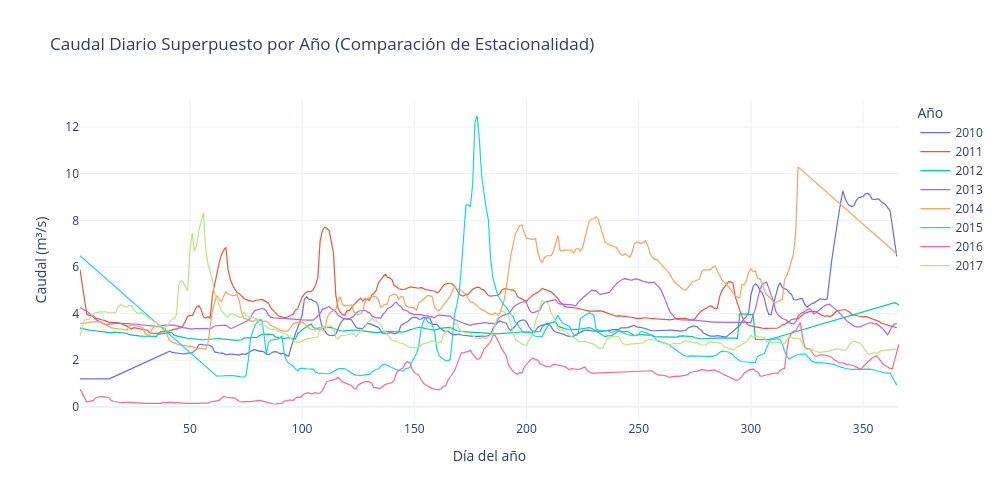

The notebook cell saved with this chart:
### Code cell
# =============================================================================
# CONCEPTO: Series anuales superpuestas — comparación de estacionalidad interanual
# -----------------------------------------------------------------------------
# Técnica de superposición por "día del año":
#   grupo_plot["DiaDelAnio"] = grupo_plot.index.dayofyear
#   → transforma el eje X de fechas absolutas a posición dentro del año (1–365)
#   → permite trazar todos los años sobre el mismo eje X para comparar la
#     forma de la curva estacional año a año
#
# df.groupby("Año") → itera sobre cada grupo (año, subDataFrame)
#   para i, (anio, grupo): desempaqueta el índice del grupo y el DataFrame
#
# Patrón de color por año:
#   colores_anio = px.colors.qualitative.Plotly
#   colores_anio[i % len(colores_anio)] → cicla sobre la paleta si hay más
#   años que colores disponibles (evita IndexError)
#
# go.Scatter por año → una traza por año = una línea en la leyenda
#   line=dict(width=1.2) → trazo delgado para distinguir múltiples años superpuestos
#
# Interpretación del gráfico:
#   - Si todas las líneas siguen trayectorias similares → estacionalidad estable
#   - Si una línea se aleja sistemáticamente → año atípico (El Niño, La Niña, dato inconsistente)
#   - La superposición visual complementa el gráfico de barras anuales
#
# CRITERIO DE USO: Indispensable en EDA de series hidro-meteorológicas para
# verificar que el patrón estacional es reproducible. Un año con forma muy
# distinta podría justificar excluirlo del entrenamiento o tratarlo con un
# modelo diferenciado.
# =============================================================================
# Series superpuestas por año para comparar estacionalidad interanual
fig = go.Figure()

colores_anio = px.colors.qualitative.Plotly
for i, (anio, grupo) in enumerate(df.groupby("Año")):
    # Normalizar al día del año para superponer
    grupo_plot = grupo.copy()
    grupo_plot["DiaDelAnio"] = grupo_plot.index.dayofyear
    fig.add_trace(go.Scatter(
        x=grupo_plot["DiaDelAnio"], y=grupo_plot["Caudal"],
        mode="lines", name=str(anio),
        line=dict(width=1.2, color=colores_anio[i % len(colores_anio)]),
    ))

fig.update_layout(
    title="Caudal Diario Superpuesto por Año (Comparación de Estacionalidad)",
    xaxis_title="Día del año", yaxis_title="Caudal (m³/s)",
    width=1000, height=500,
    hovermode="x unified",
    legend_title="Año",
)
fig.show()

### Figure 1 — Plotly figure (JSON) as saved in the notebook; plotly's stock layout.template omitted (floating-point values rounded to 4 significant figures; data arrays with more than 128 entries replaced by an {"elided": "..."} marker saying what was removed)
{"data": [{"line": {"color": "#636EFA", "width": 1.2}, "mode": "lines", "name": "2010", "type": "scatter", "x": {"elided": "365 int values"}, "y": {"elided": "365 float values"}}, {"line": {"color": "#EF553B", "width": 1.2}, "mode": "lines", "name": "2011", "type": "scatter", "x": {"elided": "365 int values"}, "y": {"elided": "365 float values"}}, {"line": {"color": "#00CC96", "width": 1.2}, "mode": "lines", "name": "2012", "type": "scatter", "x": {"elided": "366 int values"}, "y": {"elided": "366 float values"}}, {"line": {"color": "#AB63FA", "width": 1.2}, "mode": "lines", "name": "2013", "type": "scatter", "x": {"elided": "365 int values"}, "y": {"elided": "365 float values"}}, {"line": {"color": "#FFA15A", "width": 1.2}, "mode": "lines", "name": "2014", "type": "scatter", "x": {"elided": "365 int values"}, "y": {"elided": "365 float values"}}, {"line": {"color": "#19D3F3", "width": 1.2}, "mode": "lines", "name": "2015", "type": "scatter", "x": {"elided": "365 int values"}, "y": {"elided": "365 float values"}}, {"line": {"color": "#FF6692", "width": 1.2}, "mode": "lines", "name": "2016", "type": "scatter", "x": {"elided": "366 int values"}, "y": {"elided": "366 float values"}}, {"line": {"color": "#B6E880", "width": 1.2}, "mode": "lines", "name": "2017", "type": "scatter", "x": {"elided": "365 int values"}, "y": {"elided": "365 float values"}}], "layout": {"height": 500, "hovermode": "x unified", "legend": {"title": {"text": "Año"}}, "title": {"text": "Caudal Diario Superpuesto por Año (Comparación de Estacionalidad)"}, "width": 1000, "xaxis": {"title": {"text": "Día del año"}}, "yaxis": {"title": {"text": "Caudal (m³/s)"}}}}
